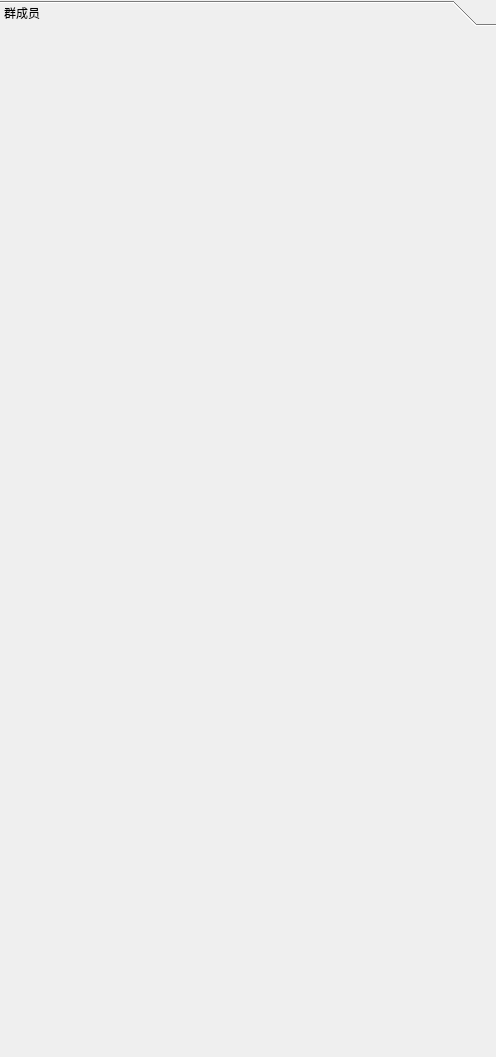
<?xml version="1.0" encoding="UTF-8"?>
<ui version="4.0">
 <class>MainWindow</class>
 <widget class="QMainWindow" name="MainWindow">
  <property name="geometry">
   <rect>
    <x>0</x>
    <y>0</y>
    <width>496</width>
    <height>1057</height>
   </rect>
  </property>
  <property name="windowTitle">
   <string>MainWindow</string>
  </property>
  <widget class="QWidget" name="centralwidget">
   <layout class="QHBoxLayout" name="horizontalLayout">
    <property name="spacing">
     <number>0</number>
    </property>
    <property name="leftMargin">
     <number>0</number>
    </property>
    <property name="topMargin">
     <number>0</number>
    </property>
    <property name="rightMargin">
     <number>0</number>
    </property>
    <property name="bottomMargin">
     <number>0</number>
    </property>
    <item>
     <widget class="QToolBox" name="toolBox">
      <property name="currentIndex">
       <number>0</number>
      </property>
      <widget class="QWidget" name="page">
       <property name="geometry">
        <rect>
         <x>0</x>
         <y>0</y>
         <width>496</width>
         <height>1031</height>
        </rect>
       </property>
       <attribute name="label">
        <string>群成员</string>
       </attribute>
      </widget>
     </widget>
    </item>
   </layout>
  </widget>
 </widget>
 <resources/>
 <connections/>
</ui>
